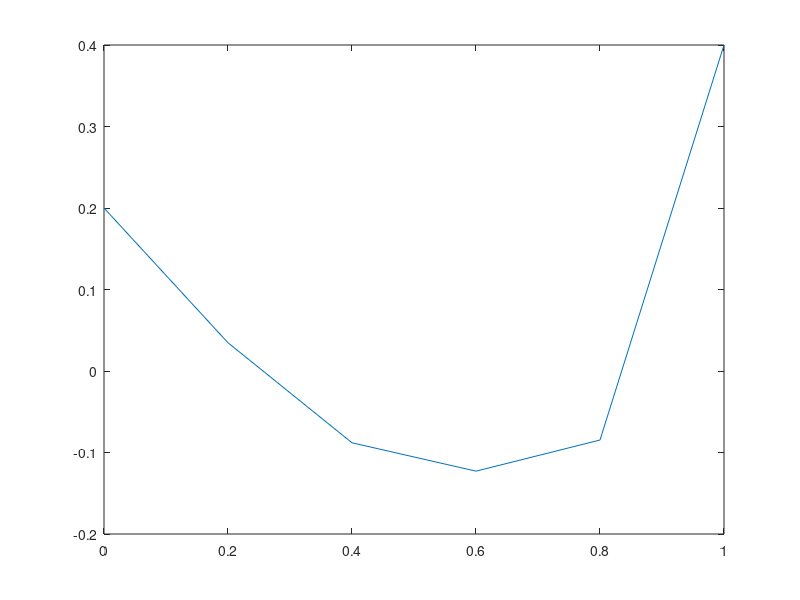

Recreate this plot in MATLAB.
clc;clear all;
a=@(x)2*x;
b=@(x)x.^2;
c=@(x)3;
f=@(x)exp(x);
n=5;
x0=0;xn=1;
yd1=1;yd2=2;
h=(xn-x0)/n;
x=x0:h:xn;
A=((a(x(2:n))/h^2)-(b(x(2:n))/2*h)).*ones(1,n-1);
A=[A(2:end),0];
B=(c(x(2:n))-2*a(x(2:n))/h^2).*ones(1,n-1);
C=((a(x(2:n))/h^2)+(b(x(2:n))/2*h)).*ones(1,n-1);
C=[0,C(1:end-1)];
M=sparse(n-1,n-1);
M=spdiags([A' B' C'],[-1 0 1],M);
M(1,1)=A(1)+B(1);
M(n-1,n-1)=B(end-1)+C(end-1);
F=f(x(2:n)).*ones(1,n-1);
Al=((a(x(2))/h^2)-(b(x(2))/2*h));
Cl=((a(x(2))/h^2)+(b(x(2))/2*h));
y0=yd1*h;
yn=yd2*h;
F(1)=F(1)-Al*y0;
F(end)=F(end)-Cl*yn;
y=inv(M)*F';
Y=[y0 y' yn];
plot(x,Y)
